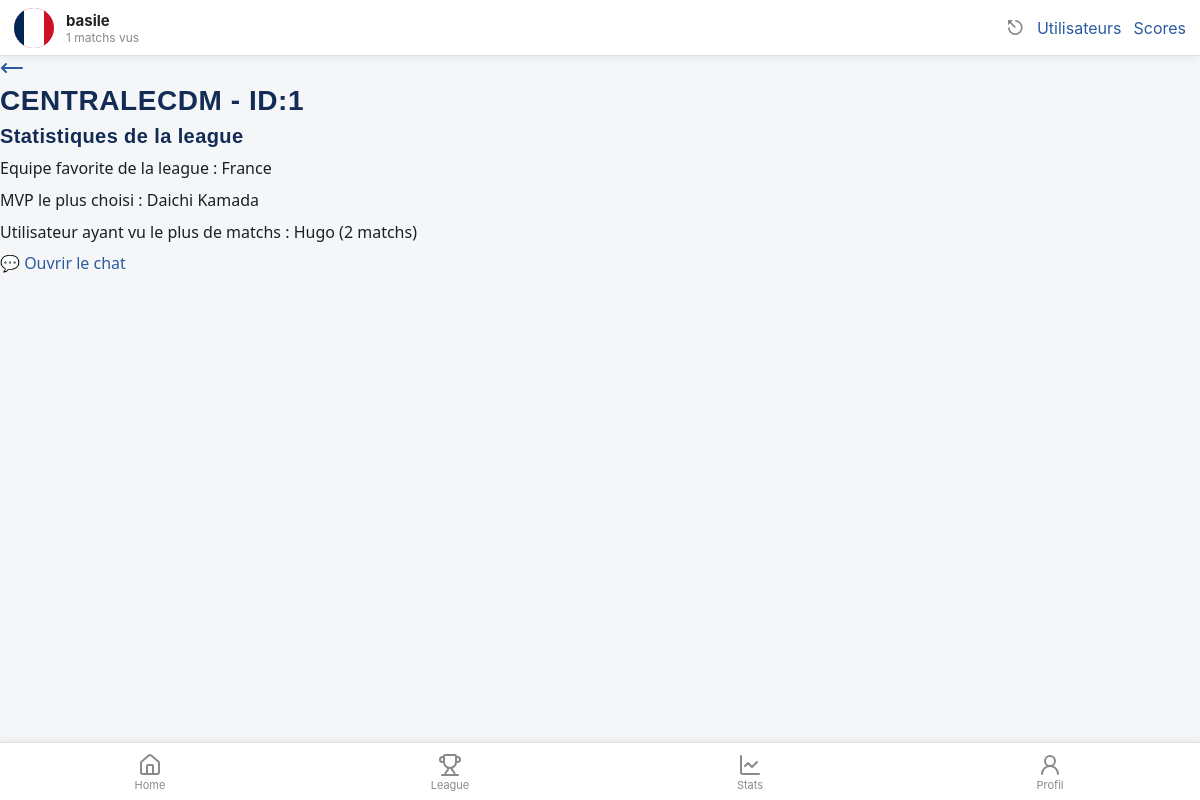
The page /index.php?view=league&idLeague=1 (signed in) on the database its author committed.
### tables this page shows
CREATE TABLE `UTILISATEUR` (
  `id` int NOT NULL,
  `pseudo` varchar(50) NOT NULL,
  `mot_de_passe` varchar(255) NOT NULL,
  `equipe_pref_id` int DEFAULT NULL,
  `joueur_pref_id` int DEFAULT NULL,
  `pdp` varchar(255) NOT NULL,
  `admin` tinyint(1) NOT NULL DEFAULT '0',
  `blacklist` tinyint(1) NOT NULL DEFAULT '0'
);

CREATE TABLE `LEAGUE` (
  `id` int NOT NULL,
  `nom` varchar(100) NOT NULL,
  `createur_id` int NOT NULL
);

### libs/maLibUtils.php (called while the page is built, shortened)
<?php
function valider($nom,$type="REQUEST")
{
	switch($type)
	{
		case 'REQUEST':
		if(isset($_REQUEST[$nom]) && !($_REQUEST[$nom] == ""))
			return proteger($_REQUEST[$nom]);
		break;
		case 'SESSION':
		if(isset($_SESSION[$nom]) && !($_SESSION[$nom] == ""))
			return $_SESSION[$nom];
		break;
	}
	return false;
}
function proteger($str)
{
	if (is_array($str))
	{
		$nextTab = array();
		foreach($str as $cle => $val)
		{
			$nextTab[$cle] = addslashes($val);
		}
		return $nextTab;
	}
	else
		return addslashes ($str);
}
?>

### libs/maLibSQL.pdo.php (called while the page is built, shortened)
<?php
function SQLGetChamp($sql)
{
	global $BDD_host;
	global $BDD_base;
	global $BDD_user;
	global $BDD_password;
	try {
		$dbh = new PDO("mysql:host=$BDD_host;dbname=$BDD_base", $BDD_user, $BDD_password);
	} catch (PDOException $e) {
		die("<font color=\"red\">SQLGetChamp: Erreur de connexion : " . $e->getMessage() . "</font>");
	}
	$dbh->exec("SET CHARACTER SET utf8");
	$res = $dbh->query($sql);
	$num = $res->rowCount();
	$res->setFetchMode(PDO::FETCH_NUM);
	$ligne = $res->fetch();
	if ($ligne == false) return false;
	else return $ligne[0];
}
function SQLSelect($sql)
{
 	global $BDD_host;
	global $BDD_base;
 	global $BDD_user;
 	global $BDD_password;
	try {
		$dbh = new PDO("mysql:host=$BDD_host;dbname=$BDD_base", $BDD_user, $BDD_password);
	} catch (PDOException $e) {
		die("<font color=\"red\">SQLSelect: Erreur de connexion : " . $e->getMessage() . "</font>");
	}
	$dbh->exec("SET CHARACTER SET utf8");
	$res = $dbh->query($sql);
	$num = $res->rowCount();
	if ($num==0) return false;
	else return $res;
}
function parcoursRs($result)
{
	$result->setFetchMode(PDO::FETCH_ASSOC);
	while ($ligne = $result->fetch())
		$tab[]= $ligne;
	return $tab;
}
?>

### libs/modele.php (called while the page is built, shortened)
<?php
include_once(__DIR__ . "/maLibSQL.pdo.php");
function getEquipePrefereeLeague($idLeague)
{
    $sql = "SELECT e.nom, COUNT(*) as nb
            FROM UTILISATEUR u
            JOIN EQUIPE e ON u.equipe_pref_id = e.id
            JOIN MEMBRE_LEAGUE ml ON u.id = ml.user_id
            WHERE ml.league_id = $idLeague
            AND u.equipe_pref_id IS NOT NULL
            GROUP BY e.id
            ORDER BY nb DESC
            LIMIT 1";
    $res = parcoursRS(SQLSelect($sql));
    return count($res) ? $res[0] : null;
}
function getMVPLigue($idLeague)
{
    $sql = "SELECT j.nom, j.prenom, COUNT(*) as nb
            FROM AVIS_MATCH a
            JOIN JOUEUR j ON a.mvp_id = j.id
            JOIN MEMBRE_LEAGUE ml ON a.user_id = ml.user_id
            WHERE ml.league_id = $idLeague
            GROUP BY j.id
            ORDER BY nb DESC
            LIMIT 1";
    $res = parcoursRS(SQLSelect($sql));
    return count($res) ? $res[0] : null;
}
function getTopViewerLeague($idLeague)
{
    $sql = "SELECT u.pseudo, COUNT(*) as nb
            FROM AVIS_MATCH a
            JOIN UTILISATEUR u ON a.user_id = u.id
            JOIN MEMBRE_LEAGUE ml ON a.user_id = ml.user_id
            WHERE ml.league_id = $idLeague
            AND a.vu_ou IS NOT NULL
            GROUP BY u.id
            ORDER BY nb DESC
            LIMIT 1";
    $res = parcoursRS(SQLSelect($sql));
    return count($res) ? $res[0] : null;
}
function getLeague($idLeague)
{
	$SQL = "SELECT L.id, L.nom, L.createur_id, U.pseudo AS createur
			FROM LEAGUE L
			JOIN UTILISATEUR U ON U.id = L.createur_id
			WHERE L.id = '$idLeague'";
	$tab = parcoursRs(SQLSelect($SQL));
	return count($tab) ? $tab[0] : false;
}
function getProfil($idUser)
{
    $SQL = "SELECT U.id, U.pseudo, U.pdp, U.equipe_pref_id, U.joueur_pref_id,
				   E.nom AS equipe_nom, E.image_drapeau,
				   J.prenom AS joueur_prenom, J.nom AS joueur_nom, J.image_joueur
            FROM UTILISATEUR U
            LEFT JOIN EQUIPE E ON E.id = U.equipe_pref_id
            LEFT JOIN JOUEUR J ON J.id = U.joueur_pref_id
            WHERE U.id = '$idUser'";
    $rs = parcoursRs(SQLSelect($SQL));
    return (count($rs) > 0) ? $rs[0] : false;
}
function getStatsProfil($idUser)
{
    $nbVus = SQLGetChamp("SELECT COUNT(*) FROM AVIS_MATCH WHERE user_id='$idUser' AND vu_ou IS NOT NULL");
    $SQL = "SELECT J.prenom, J.nom, COUNT(*) AS nb
            FROM AVIS_MATCH A
            JOIN JOUEUR J ON J.id = A.mvp_id
            WHERE A.user_id='$idUser' AND A.mvp_id IS NOT NULL
            GROUP BY A.mvp_id ORDER BY nb DESC LIMIT 1";
    $rs = parcoursRs(SQLSelect($SQL));
    $mvp = (count($rs) > 0) ? $rs[0]['prenom'] . ' ' . $rs[0]['nom'] : 'Aucun';
    $SQL = "SELECT E.nom, COUNT(*) AS nb
            FROM AVIS_MATCH A
            JOIN MATCHS M ON M.id = A.match_id
            JOIN EQUIPE E ON E.id = M.equipe_dom_id OR E.id = M.equipe_ext_id
            WHERE A.user_id='$idUser' AND A.vu_ou IS NOT NULL
            GROUP BY E.id ORDER BY nb DESC LIMIT 1";
    $rs = parcoursRs(SQLSelect($SQL));
    $equipePlusVue = (count($rs) > 0) ? $rs[0]['nom'] : 'Aucune';
    $noteMoy = SQLGetChamp("SELECT ROUND(AVG(note_match),1) FROM AVIS_MATCH WHERE user_id='$idUser' AND note_match IS NOT NULL");
    $nbStade = SQLGetChamp("SELECT COUNT(*) FROM AVIS_MATCH WHERE user_id='$idUser' AND vu_ou='stade'");
    if (!$nbStade) $nbStade = 0;
    return compact('nbVus', 'mvp', 'equipePlusVue', 'noteMoy', 'nbStade');
}
?>

### templates/league.php (the view, shortened to what this page needs)
<?php
include_once("libs/modele.php");
include_once("libs/maLibUtils.php");
$idLeague = valider("idLeague");
$league   = getLeague($idLeague);
?>
<div class="page-entete">
	<a class="retour" href="index.php?view=leagues" aria-label="Retour"><svg xmlns="http://www.w3.org/2000/svg" width="24" height="24" viewBox="0 0 24 24" fill="none" stroke="currentColor" stroke-width="2" stroke-linecap="round" stroke-linejoin="round" class="lucide lucide-move-left-icon lucide-move-left"><path d="M6 8L2 12L6 16"/><path d="M2 12H22"/></svg></a>
	<h1 class="lg-titre"><?php echo htmlspecialchars($league['nom']); ?> - Id:<?php echo $league['id']; ?></h1>
</div>
<?php
$equipePref = getEquipePrefereeLeague($idLeague);
$mvp = getMVPLigue($idLeague);
$topViewer = getTopViewerLeague($idLeague);
?>
<h2>Statistiques de la league</h2>
<p>
Equipe favorite de la league :
<?php echo $equipePref ? $equipePref['nom'] : "Aucune"; ?>
</p>
<p>
MVP le plus choisi :
<?php echo $mvp ? $mvp['prenom']." ".$mvp['nom'] : "Aucun"; ?>
</p>
<p>
Utilisateur ayant vu le plus de matchs :
<?php echo $topViewer ? $topViewer['pseudo']." (".$topViewer['nb']." matchs)" : "Aucun"; ?>
</p>
<a class="chat-acces" href="index.php?view=chat&amp;idLeague=<?php echo $league['id']; ?>">
	💬 Ouvrir le chat
</a>

### templates/header.php (shortened to what this page needs)
<!DOCTYPE html PUBLIC "-//W3C//DTD XHTML 1.0 Strict//EN" "http://www.w3.org/TR/xhtml1/DTD/xhtml1-strict.dtd">
<html xmlns="http://www.w3.org/1999/xhtml">
<head>
	<link rel="stylesheet" type="text/css" href="css/style.css?v=6">
</head>
<body>
<?php
include_once "libs/modele.php";
?>
<div id="entete">
	<?php if (valider("connecte", "SESSION")) :
		$idMoi  = valider("idUser", "SESSION");
		$profil = getProfil($idMoi);
		$stats  = getStatsProfil($idMoi);
		$pp = $profil['pdp'] ? $profil['pdp'] : 'default.png';
	?>
		<img class="entete-pp" src="ressources/images_drapeaux/<?php echo htmlspecialchars($pp); ?>" alt="" />
		<div class="entete-info">
			<span class="entete-pseudo"><?php echo htmlspecialchars($profil['pseudo']); ?></span>
			<span class="entete-stat"><?php echo (int) $stats['nbVus']; ?> matchs vus</span>
		</div>
		<a class="entete-logout" href="controleur.php?action=Logout" aria-label="Déconnexion">⎋</a>
	<?php else : ?>
		<a class="entete-login" href="index.php?view=login">Se connecter</a>
	<?php endif; ?>
	<?php
	if (valider("isAdmin","SESSION")){
		echo '<a href="index.php?view=users">Utilisateurs</a>';
		echo '<a href="index.php?view=scores">Scores</a>';
	} ?>
</div>

### css/style.css (style rules this page uses)
body { padding-top:56px; padding-bottom:70px; }
#entete { position: fixed; top:0; left:0; right:0; height: 56px; display: flex; align-items: center; gap: 12px; padding: 0 14px; background: #fff; border-bottom: 1px solid #e0e0e0; box-shadow: 0 2px 8px rgba(0,0,0,0.06); z-index: 1000; font-family: -apple-system, system-ui, sans-serif; }
.entete-pp { width:40px; height:40px; border-radius:50%; object-fit:cover; background:#eee; }
.entete-info { display:flex; flex-direction:column; flex:1; }
.entete-pseudo { font-weight:bold; font-size:15px; color:#222; }
.entete-stat { font-size:12px; color:#888; }
.entete-logout { font-size:20px; color:#888; text-decoration:none; }
:root { --color-primary: #122C56; --color-primary-light: #2C5AA0; --color-accent: #F0A202; --color-success: #2E8B57; --color-danger: #D7263D; --color-bg: #F5F6F8; --color-surface: #FFFFFF; --color-border: #E2E5EA; --color-text: #1B1F27; --color-text-muted: #6B7280; --color-on-primary: #FFFFFF; --font-display: 'Oswald', sans-serif; --font-body: 'Work Sans', system-ui, sans-serif; --container-width: 480px; --nav-height: 64px; --radius-sm: 6px; --radius-md: 12px; --radius-lg: 20px; --shadow-card: 0 2px 10px rgba(18, 44, 86, 0.08); --space-xs: 4px; --space-sm: 8px; --space-md: 16px; --space-lg: 24px; --space-xl: 32px; }
*, *::before, *::after { box-sizing: border-box; }
body { margin: 0; font-family: var(--font-body); color: var(--color-text); background: var(--color-bg); -webkit-font-smoothing: antialiased; }
h1, h2, h3, h4 { font-family: var(--font-display); font-weight: 600; margin: 0 0 var(--space-sm); letter-spacing: 0.02em; color: var(--color-primary); }
h1 { font-size: 28px; text-transform: uppercase; }
h2 { font-size: 20px; }
p { margin: 0 0 var(--space-sm); line-height: 1.5; }
a { color: var(--color-primary-light); text-decoration: none; }

### rows shown on the page
utilisateur: pdp (picture), pseudo "basile"
league: nom "CENTRALECDM", id "1"

### other values the page prints
$stats['nbVus'] "1"
$equipePref['nom'] "France"
$mvp['prenom'] "Daichi"
$mvp['nom'] "Kamada"
$topViewer['pseudo'] "Hugo"
$topViewer['nb'] "2"
